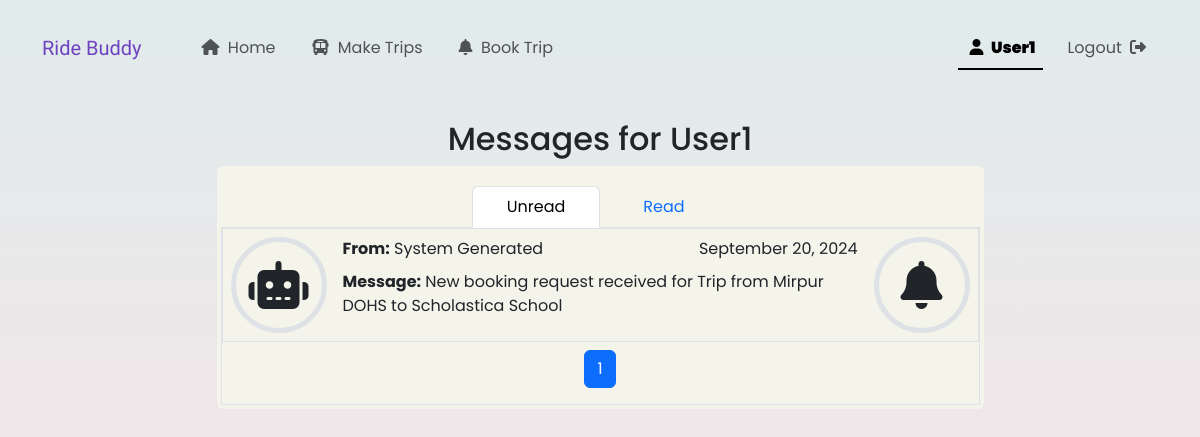
The page /mypage (signed in) on the database its author committed.
### RideSharing/models.py (models this page shows)
class User(AbstractUser):
    pass

class Messages(models.Model):
    MESSAGE_TYPE_CHOICES = [
        ('approval', 'Approval'),
        ('rejection', 'Rejection'),
        ('request', 'Request'),
        ('info', 'Info'),
    ]
    sender = models.ForeignKey(User, on_delete=models.SET_NULL, null=True, blank=True)
    recipient = models.ForeignKey(User, on_delete=models.CASCADE, related_name='message_recipient')
    content = models.TextField()
    time_stamp = models.DateTimeField(auto_now_add=True)
    system_message = models.BooleanField(default=True)
    read = models.BooleanField(default=False)
    underlying_trip = models.ForeignKey(Trips, on_delete=models.CASCADE)
    underlying_booking = models.ForeignKey(Spot_Bookings, on_delete=models.SET_NULL, null=True, blank=True)
    message_type = models.CharField(max_length=10, choices=MESSAGE_TYPE_CHOICES)

### RideSharing/views.py (the view)
# urls.py: path("mypage", views.mypage, name="mypage"),
@login_required(login_url ='/login')
def mypage(request):
    page_no_unread = request.GET.get('page_no_unread', 1)
    page_no_read = request.GET.get('page_no_read', 1)
    active_side = request.GET.get('active_side', 'unread')
    items_per_page = request.GET.get('items_per_page', 10)
    user_id = request.user.id
    user = User.objects.get(id=user_id)
    unread_paginator = Paginator(user.message_recipient.filter(read = False).order_by('-time_stamp'), items_per_page)
    read_paginator = Paginator(user.message_recipient.filter(read = True).order_by('-time_stamp'), items_per_page)
    unread_messages = unread_paginator.get_page(page_no_unread)
    read_messages = read_paginator.get_page(page_no_read)
    return render(request, "mypage.html", {
        'recipient' : user,
        'unread_messages' : unread_messages,
        'read_messages' : read_messages,
        'active_side': active_side
    })

### RideSharing/templates/mypage.html (shortened to what this page needs)
{% extends "layout.html" %}
{% block body %}
    <h2 class="text-center">Messages for {{ recipient.username|capfirst }}</h2>
    <div class="boxes p-1 rounded mx-auto">
    <ul class="mt-3 nav nav-tabs justify-content-center" id="myTab" role="tablist">
        <li class="nav-item" role="presentation">
            <button style="width: 8rem;"
            class="nav-link {% if active_side == 'unread' %} active {% endif %}"
            id="unread-tab"
            data-bs-toggle="tab"
            data-bs-target="#unread"
            type="button" role="tab" aria-controls="unread" aria-selected="true"
            onclick="history.pushState(null, '', '?active_side=unread');">Unread</button>
        </li>
        <li class="nav-item" role="presentation">
            <button style="width: 8rem;"
            class="nav-link {% if active_side == 'read' %} active {% endif %}"
            id="read-tab"
            data-bs-toggle="tab"
            data-bs-target="#read"
            type="button" role="tab" aria-controls="read" aria-selected="false"
            onclick="history.pushState(null, '', '?active_side=read');">Read</button>
        </li>
    </ul>
    <div class="tab-content border border-top-0">
        <div class="tab-pane {% if active_side == 'unread' %} active {% endif %}"
        id="unread"
        role="tabpanel"
        aria-labelledby="unread-tab"
        tabindex="0">
            {% include 'component_snippets/mypage_messagelistbox.html' with messages=unread_messages active_side='unread' %}
        </div>
    </div>
</div>
{% endblock %}

### RideSharing/templates/component_snippets/navbar_links_set2.html (shortened to what this page needs)
{% if user.is_authenticated %}
                <li class="nav-item">
                    <a class="nav-link" href="{% url 'mypage' %} ">
                        <div class="position-relative">
                            <i class="fa-solid fa-user m-1"></i>
                            <strong>
                                {{ user.username }}
                            </strong>
                        </div>
                    </a>
                </li>
                <li class="nav-item">
                    <a class="nav-link" href="{% url 'logout' %}">
                        Logout
                        <i class="fa-solid fa-right-from-bracket m-1"></i>
                    </a>
                </li>
                {% endif %}

### RideSharing/templates/component_snippets/mypage_messagelist.html (shortened to what this page needs)
<li
    onclick="handle_message_click(event)"
    data-message-id="{{message.id}}"
    data-trip-id="{{message.underlying_trip.id}}"
    data-booking-id="{{message.underlying_booking.id}}"
    data-message-type="{{message.message_type}}"
    class="d-sm-flex border booking_row {% if message.read %} mail_read {% endif %}"
    >
        <div class="d-none d-sm-block">
            <div class="border border-5 m-2 d-flex justify-content-center align-items-center"
            style="font-size: 3rem; min-height: 6rem; min-width: 6rem; border-radius: 50%;">
                {% if message.system_message %}
                <i class="fa-solid fa-robot"></i>
                {% else %}
                <i class="fa-solid fa-user"></i>
                {% endif %}
            </div>
        </div>
        <div class="flex-fill p-2">
            <div class="d-flex justify-content-between">
                <div>
                    <strong>From:</strong>
                    {% if message.sender %}
                        {{ message.sender.username }}
                    {% else %}
                        System Generated
                    {% endif %}
                </div>
                <div>
                    {{ message.time_stamp|date:"F j, Y" }}
                </div>
            </div>
            <div>
                <strong>Message:</strong> {{ message.content }}
            </div>
        </div>
        <div class="d-none d-sm-block">
            <div class="border m-2 border-5 d-flex justify-content-center align-items-center"
            style="font-size: 3rem; min-height: 6rem; min-width: 6rem; border-radius: 50%;">
                {% if message.message_type == 'request' %}
                <i class="fa-solid fa-bell"></i>
                {% elif message.message_type == 'approval' %}
                <i class="fa-solid fa-check"></i>
                {% elif message.message_type == 'rejection' %}
                <i class="fa-solid fa-xmark"></i>
                {% else %}
                <i class="fa-solid fa-comment"></i>
                {% endif %}
            </div>
        </div>
</li>

### RideSharing/static/styles.css (style rules this page uses)
body { background: linear-gradient(rgb(224, 235, 235), rgb(255, 226, 231)); overflow-x: hidden; min-height: 100vh; }
.boxes { padding: 2rem; max-width: 767px; background-color: rgb(244, 244, 235); }
.booking_row { position: relative; }
.booking_row::before { content: ""; position: absolute; top: 0; left: 0; right: 0; bottom: 0; background-color: rgba(var(--bs-primary-rgb), 0.3); opacity: 0; pointer-events: none; transition: opacity 0.3s ease; }

### RideSharing/templates/layout.html (style rules this page uses)
body { font-family: "Poppins", sans-serif; }

### rows shown on the page
User: username "User1"
Messages: system_message True (drawn), shows "System Generated", time_stamp "September 20, 2024", content "New booking request received for Trip from Mirpur DOHS to Scholastica School", message_type "request" (drawn)

### other values the page prints
{{ num }} "1"
